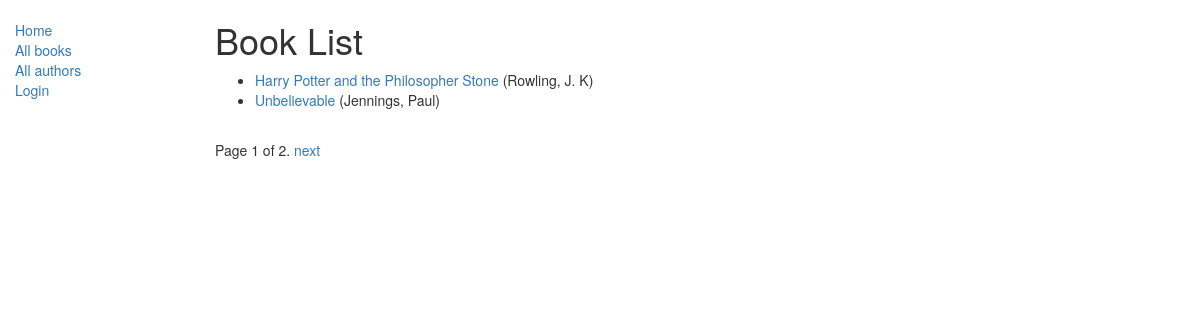
/catalog/books/, run on the app's committed database.
### catalog/models.py (models this page shows, shortened)
class Book(models.Model):
    title = models.CharField(max_length=200)
    author = models.ForeignKey('Author', on_delete=models.SET_NULL, null=True)
    summary = models.TextField(max_length=1000, help_text='Enter brief description of the book')
    isbn = models.CharField('ISBN', max_length=13, help_text='13 Character <a href="https://www.isbn-international.org/content/what-isbn"></a>')
    genre = models.ManyToManyField(Genre, help_text='Select a genre for this book')
    def get_absolute_url(self):
        return reverse('book-detail', args=[str(self.id)])
    def display_genre(self):
        """
        Create a string for the Genre. This is required to display genre in Admin.
        """
        return ', '.join([ genre.name for genre in self.genre.all()[:3] ])
    display_genre.short_description = 'Genre'

class Author(models.Model):
    first_name = models.CharField(max_length=100)
    last_name = models.CharField(max_length=100)
    date_of_birth = models.DateField(null=True, blank=True)
    date_of_death = models.DateField('died', null=True, blank=True)
    class Meta:
        ordering = ["last_name", "first_name"]
    def __str__(self):
        return f'{self.last_name}, {self.first_name}'

### catalog/views.py (the view)
# urls.py: path('books/', views.BookListView.as_view(), name='books'),
class BookListView(generic.ListView):
    model = Book
    paginate_by = 2
    def get_context_data(self, **kwargs):
        context = super(BookListView, self).get_context_data(**kwargs)
        context['some_data'] = 'This is just some data'
        return context

### catalog/templates/catalog/book_list.html
{% extends "base_generic.html" %}
{% block content %}
    <h1>Book List</h1>
    {% if book_list %}
    <ul>
        {% for book in book_list %}
        <li>
            <a href="{{ book.get_absolute_url }}">{{ book.title }}</a> ({{book.author}})
        </li>
        {% endfor %}
    </ul>
    {% else %}
        <p>There are no books in the library.</p>
    {% endif %}
{% endblock %}

### data on the page
Book: title "Harry Potter and the Philosopher Stone", author "Rowling, J. K"
Book: title "Unbelievable", author "Jennings, Paul"

### other printed values
{{ page_obj.number }} "1"
{{ page_obj.paginator.num_pages }} "2"
